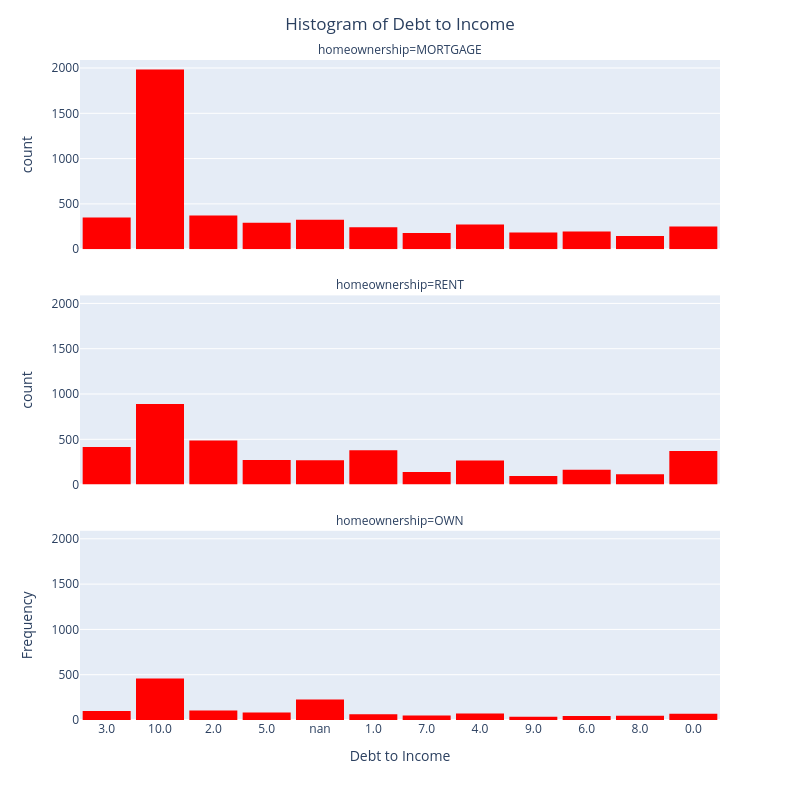

Here is the notebook cell this chart was saved with:
### Code cell
fig = px.histogram(DF,
                  x='emp_length_str',
                  facet_col='homeownership',
                  facet_col_wrap=1,
                  color_discrete_sequence=['red'])
fig.update_traces(dict(marker_line_width=0))
fig.update_layout(bargap=0.1,
                  title='Histogram of Debt to Income',
                  title_x=0.5,
                  xaxis_title="Debt to Income",
                  yaxis_title="Frequency",
                  autosize=False,
                  width=800,
                  height=800)

fig.show()

### Figure 1 — Plotly figure (JSON) as saved in the notebook; plotly's stock layout.template omitted (floating-point values rounded to 4 significant figures; data arrays with more than 128 entries replaced by an {"elided": "..."} marker saying what was removed)
{"data": [{"bingroup": "x", "hovertemplate": "homeownership=MORTGAGE<br>emp_length_str=%{x}<br>count=%{y}<extra></extra>", "legendgroup": "", "marker": {"color": "red", "line": {"width": 0}, "pattern": {"shape": ""}}, "name": "", "orientation": "v", "showlegend": false, "type": "histogram", "x": {"elided": "4789 str values"}, "xaxis": "x3", "yaxis": "y3"}, {"bingroup": "x", "hovertemplate": "homeownership=RENT<br>emp_length_str=%{x}<br>count=%{y}<extra></extra>", "legendgroup": "", "marker": {"color": "red", "line": {"width": 0}, "pattern": {"shape": ""}}, "name": "", "orientation": "v", "showlegend": false, "type": "histogram", "x": {"elided": "3858 str values"}, "xaxis": "x2", "yaxis": "y2"}, {"bingroup": "x", "hovertemplate": "homeownership=OWN<br>emp_length_str=%{x}<br>count=%{y}<extra></extra>", "legendgroup": "", "marker": {"color": "red", "line": {"width": 0}, "pattern": {"shape": ""}}, "name": "", "orientation": "v", "showlegend": false, "type": "histogram", "x": {"elided": "1353 str values"}, "xaxis": "x", "yaxis": "y"}], "layout": {"annotations": [{"font": {}, "showarrow": false, "text": "homeownership=OWN", "x": 0.5, "xanchor": "center", "xref": "paper", "y": 0.2867, "yanchor": "bottom", "yref": "paper"}, {"font": {}, "showarrow": false, "text": "homeownership=RENT", "x": 0.5, "xanchor": "center", "xref": "paper", "y": 0.6433, "yanchor": "bottom", "yref": "paper"}, {"font": {}, "showarrow": false, "text": "homeownership=MORTGAGE", "x": 0.5, "xanchor": "center", "xref": "paper", "y": 1.0, "yanchor": "bottom", "yref": "paper"}], "autosize": false, "bargap": 0.1, "barmode": "relative", "height": 800, "legend": {"tracegroupgap": 0}, "margin": {"t": 60}, "title": {"text": "Histogram of Debt to Income", "x": 0.5}, "width": 800, "xaxis": {"anchor": "y", "domain": [0, 1], "title": {"text": "Debt to Income"}}, "xaxis2": {"anchor": "y2", "domain": [0, 1], "matches": "x", "showticklabels": false}, "xaxis3": {"anchor": "y3", "domain": [0, 1], "matches": "x", "showticklabels": false}, "yaxis": {"anchor": "x", "domain": [0, 0.2867], "title": {"text": "Frequency"}}, "yaxis2": {"anchor": "x2", "domain": [0.3567, 0.6433], "matches": "y", "title": {"text": "count"}}, "yaxis3": {"anchor": "x3", "domain": [0.7133, 1.0], "matches": "y", "title": {"text": "count"}}}}
